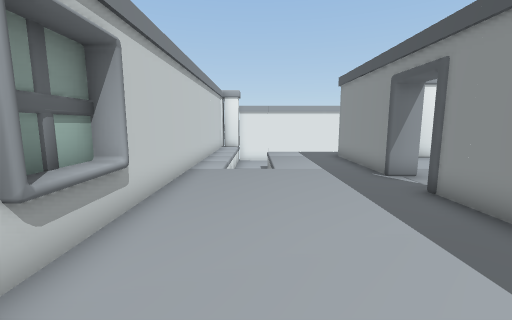
[1] (above)

16 first-person views from a walk through a 3-D level made in the Unity game engine. The camera is 1.5 m above the floor, tilts 8° down and sees 90° across. Doors are open. The floor is counted in squares, 0.9 m on a side. Each view is taken from the middle of a square. On the plan, view 1 faces up. The plan holds only what a view shows up to about 14 squares ahead; the rest is blank. The player is left out.

[2]
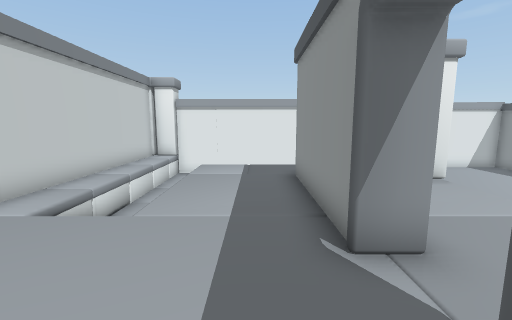

[3]
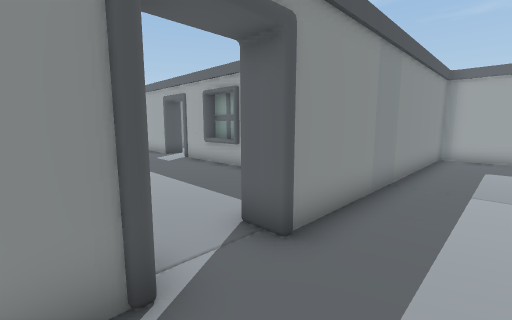

[4]
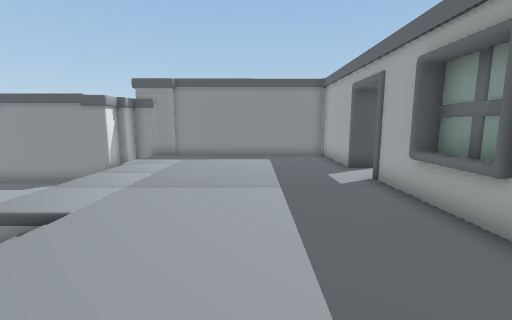

[5]
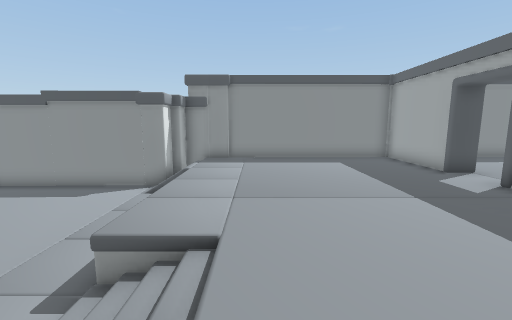

[6]
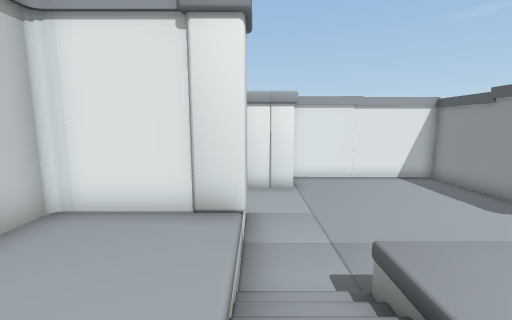

[7]
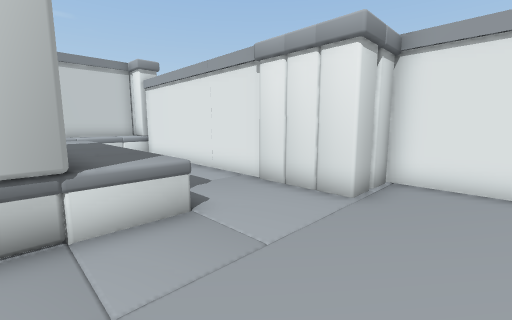

[8]
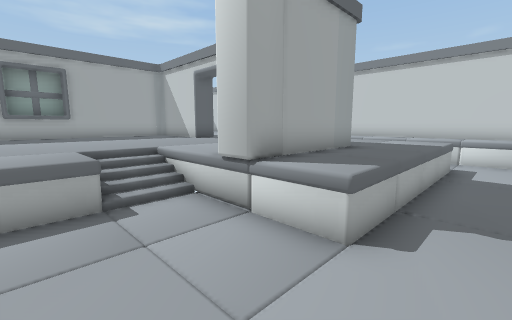

[9]
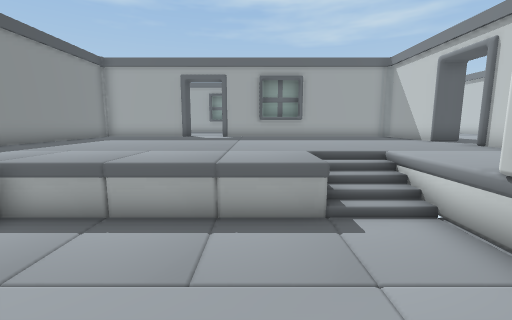

[10]
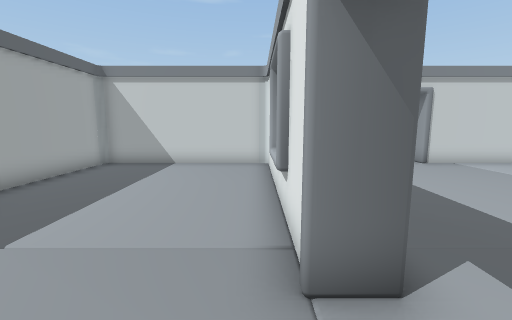

[11]
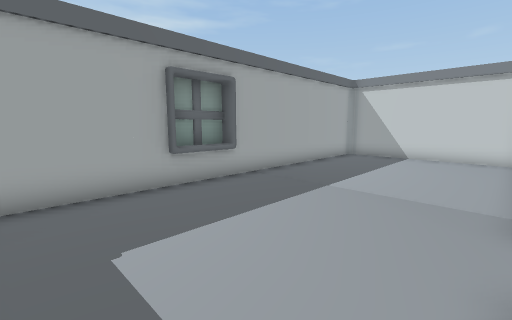

[12]
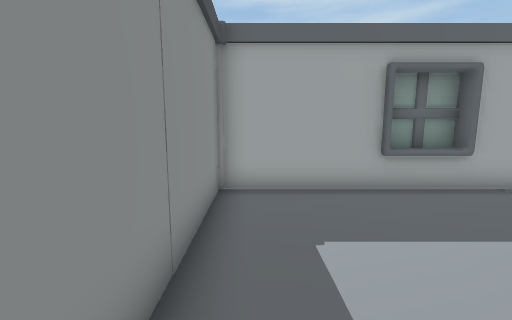

[13]
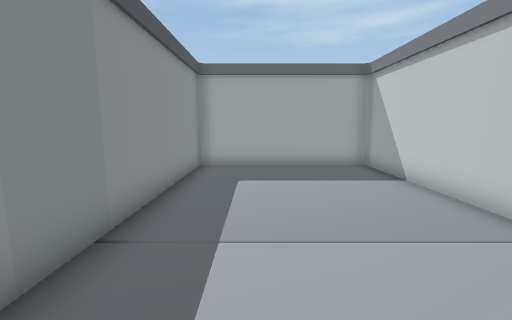

[14]
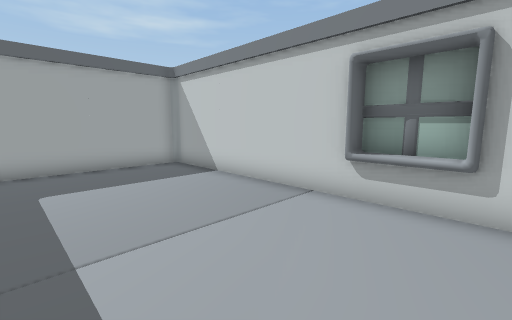

[15]
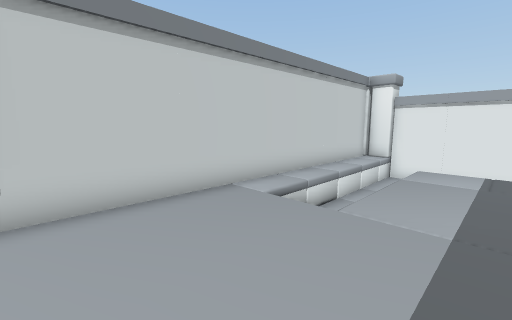

[16]
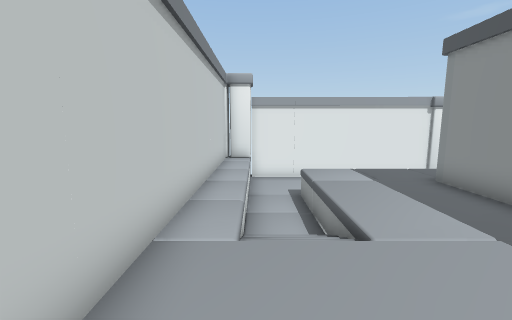

### Floor plan
Key: @ floor where view 1 was taken; # wall or solid block; x gap in a wall; . main floor; - floor 1 m lower than the main floor; / step, stairs or slope; D open door; v drop or lower ground.
Columns run from 3 left of view 1 to 20 right of it. Each row starts with its distance up from view 1.
 21              #########
 20              #-------#
 19 ##############-------#
 18 #.---  --------------#
 17 #.-------------------#
 16 #.-------------------#
 15 #.--........---------#
 14 #.--........---------#
 13 #.--....####--------/###
 12 #.--....#...--------//v#
 11 #.//....#...//.........#
 10 #.//....#...//.........#
  9 #.......#..............#
  8 #.....DDD..............#
  7 #.....DDD..............#
  6 #......##..............#
  5 #.......#..............#
  4 #.......#..............#
  3 #.......#.........DD...#
  2 #.......#########xDD####
  1 #.......#............ .#
  0 #..@....#............. #
 -1 #.......#..............#
 -2 #.......#..............#
 -3 #.......#..............#
 -4 #.......#..............#
 -5 #.......#..............#
 -6 ########################

Where each view was taken, in squares from view 1:
view 1: 0 up, 0 right, facing up
view 2: 5 up, 3 right, facing up
view 3: 9 up, 2 right, facing down-right
view 4: 6 up, 6 right, facing right
view 5: 9 up, 7 right, facing right
view 6: 8 up, 9 right, facing up
view 7: 13 up, 13 right, facing up-left
view 8: 17 up, 12 right, facing down-left
view 9: 16 up, 12 right, facing down
view 10: 1 up, 16 right, facing left
view 11: 1 up, 19 right, facing down-left
view 12: 1 up, 19 right, facing down
view 13: 5 up, 2 right, facing down
view 14: 5 up, 3 right, facing down-left
view 15: 5 up, 3 right, facing up-left
view 16: 6 up, 1 left, facing up
